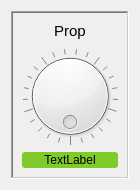
<?xml version="1.0" encoding="UTF-8"?>
<ui version="4.0">
 <class>e_prop</class>
 <widget class="QWidget" name="e_prop">
  <property name="geometry">
   <rect>
    <x>0</x>
    <y>0</y>
    <width>140</width>
    <height>190</height>
   </rect>
  </property>
  <property name="sizePolicy">
   <sizepolicy hsizetype="Fixed" vsizetype="Fixed">
    <horstretch>0</horstretch>
    <verstretch>0</verstretch>
   </sizepolicy>
  </property>
  <property name="minimumSize">
   <size>
    <width>140</width>
    <height>190</height>
   </size>
  </property>
  <property name="maximumSize">
   <size>
    <width>140</width>
    <height>190</height>
   </size>
  </property>
  <property name="windowTitle">
   <string>Form</string>
  </property>
  <layout class="QVBoxLayout" name="verticalLayout">
   <item>
    <widget class="QFrame" name="frame">
     <property name="frameShape">
      <enum>QFrame::WinPanel</enum>
     </property>
     <property name="frameShadow">
      <enum>QFrame::Sunken</enum>
     </property>
     <layout class="QVBoxLayout" name="verticalLayout_2">
      <item>
       <widget class="QLabel" name="Prop">
        <property name="font">
         <font>
          <pointsize>11</pointsize>
         </font>
        </property>
        <property name="text">
         <string>Prop</string>
        </property>
        <property name="textFormat">
         <enum>Qt::PlainText</enum>
        </property>
        <property name="scaledContents">
         <bool>true</bool>
        </property>
        <property name="alignment">
         <set>Qt::AlignCenter</set>
        </property>
        <property name="wordWrap">
         <bool>true</bool>
        </property>
       </widget>
      </item>
      <item>
       <widget class="QDial" name="preset">
        <property name="sizePolicy">
         <sizepolicy hsizetype="Preferred" vsizetype="Preferred">
          <horstretch>0</horstretch>
          <verstretch>0</verstretch>
         </sizepolicy>
        </property>
        <property name="maximum">
         <number>100</number>
        </property>
        <property name="singleStep">
         <number>1</number>
        </property>
        <property name="value">
         <number>0</number>
        </property>
        <property name="sliderPosition">
         <number>0</number>
        </property>
        <property name="tracking">
         <bool>false</bool>
        </property>
        <property name="wrapping">
         <bool>true</bool>
        </property>
        <property name="notchesVisible">
         <bool>true</bool>
        </property>
       </widget>
      </item>
      <item>
       <widget class="QLabel" name="value">
        <property name="styleSheet">
         <string notr="true">border-radius: 3px;
background-color: rgb(128, 202, 44);</string>
        </property>
        <property name="frameShadow">
         <enum>QFrame::Sunken</enum>
        </property>
        <property name="text">
         <string>TextLabel</string>
        </property>
        <property name="alignment">
         <set>Qt::AlignCenter</set>
        </property>
        <property name="textInteractionFlags">
         <set>Qt::LinksAccessibleByMouse</set>
        </property>
       </widget>
      </item>
     </layout>
    </widget>
   </item>
  </layout>
 </widget>
 <resources/>
 <connections/>
</ui>
